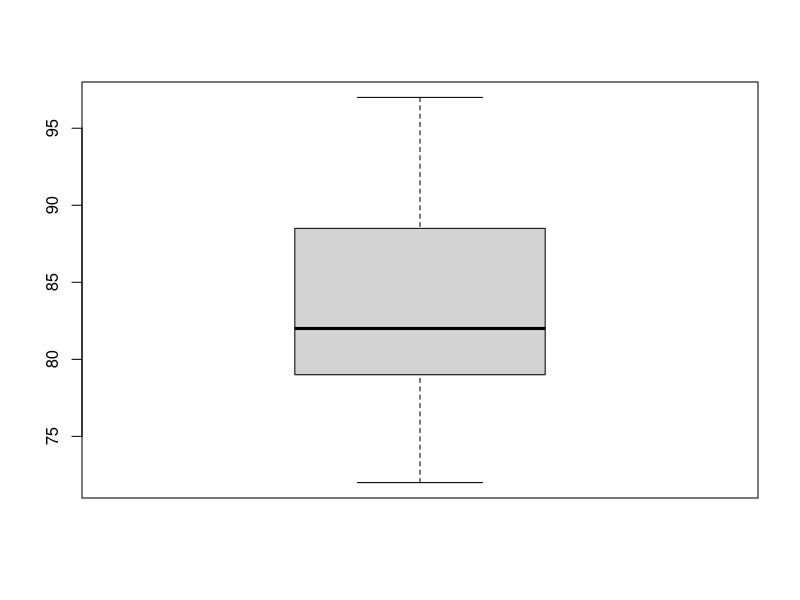

Here is the R script that generated this plot:
T = airquality$T[airquality$Month == 8]

# a)
# podsumowanie
summary(T)
# Min. 1st Qu.  Median    Mean 3rd Qu.    Max. 
# 72.00   79.00   82.00   83.97   88.50   97.00 

# srednia
mean(T)
# 83.96774

# odchylenie standardowe
sd(T)
# 6.585256

# b)
# 25 percentyl
quantile(T, probs=c(0.25))
# 79

# c)

shapiro.test(T)
# p-value jest 0.3688, zatem rozkład T nie różni się w sposób istotny od rozkładu normalnego

# d) wykres skrzynkowy

boxplot(T)

# Wynik: 11 punktów